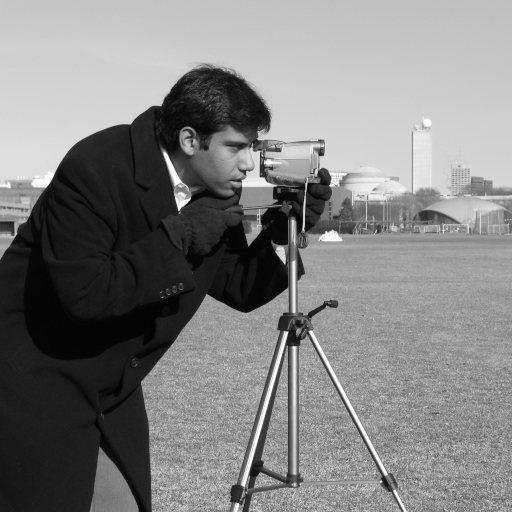
#> input picture skimage.data.camera(), 512 x 512 px
$ jupyter execute --allow-errors 'Image Processiong skimage.ipynb'   (shell and % lines are left out)   (older library calls are emulated)
#> lines starting #> are read from the running program, lines starting #| are printed output that depends on the picture
[cell 1]

import numpy as np
import matplotlib.pyplot as plt
import skimage
from skimage import data
from skimage import filters

[cell 2]
camera = data.camera()
#> camera is the input picture: shape (512, 512); min 0, max 255, mean 129.1
camera.dtype

[cell 3]
camera.shape
#> Out = (512, 512)

[cell 4]
filtered_camera = filters.gaussian(camera, 1)
type(filtered_camera)

## I/O, data types and colospaces

### IO

[cell 5]
from skimage import io

[cell 6]
import os
filename = os.path.join(skimage.data_dir, 'camera.png')
camera = io.imread(filename)

#> (a cell that did not finish here is left out)

#> (a cell that did not finish here is left out)

[cell 9]
plt.imshow(camera)

#> (a cell that did not finish here is left out)

### Datatypes

[cell 11]
camera.dtype

[cell 12]
camera_multiply = camera * 3
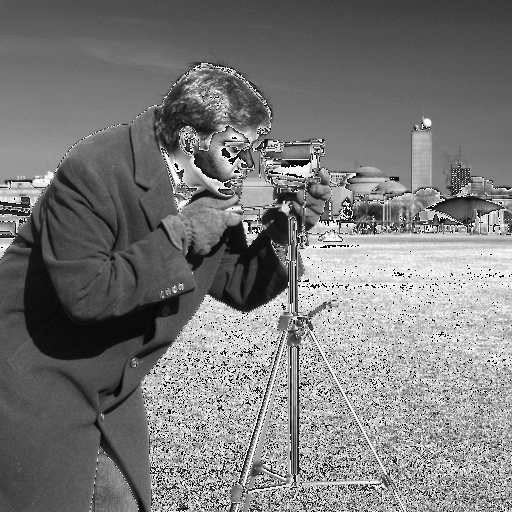
#> camera_multiply: shape (512, 512); min 0, max 255, mean 122.4
plt.imshow(camera_multiply)

[cell 13]
from skimage import img_as_float
camera_float = img_as_float(camera) #lies in [-1, 1]
camera.max(), camera_float.max()
#> Out = (255, 1)

[cell 14]
from skimage import filters
camera_sobel = filters.sobel(camera) #filter returned float array
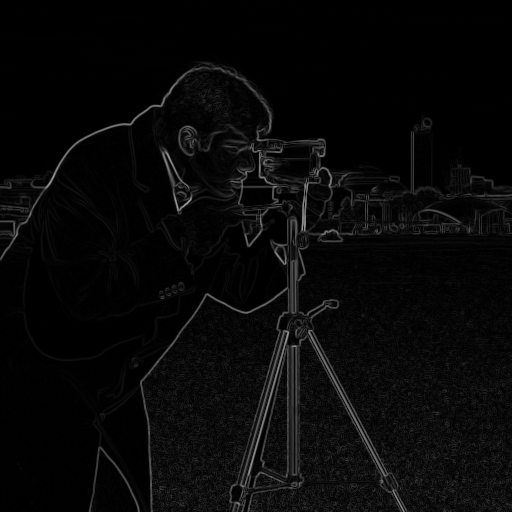
#> camera_sobel: shape (512, 512) float64; min 0, max 0.645, mean 0.0342
camera_sobel.max()
#> Out = 0.645

## Colospaces

[cell 15]
import scipy
#> (the rest of this cell did not finish here and is left out)

**Exercise**

1. Open a color image on your disk as a NumPy array.

2. Find a skimage function computing the histogram of an image and plot the histogram of each color channel

3. Convert the image to grayscale and plot its histogram.

[cell 16]
peppers = img_as_float(io.imread(os.path.join('images/', 'peppers.jpg')))
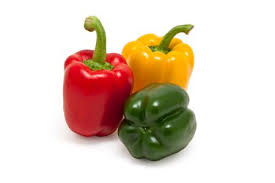
#> input picture Image Segmentation/Images/peppers.jpg, 275 x 183 px, found by its file name
plt.imshow(peppers)

[cell 17]
type(peppers)

[cell 18]
from skimage import exposure
exposure.histogram(peppers, nbins= 2) #for flattened image only not for colored image
#> Out = ([29147, 121828], [0.25, 0.75])
